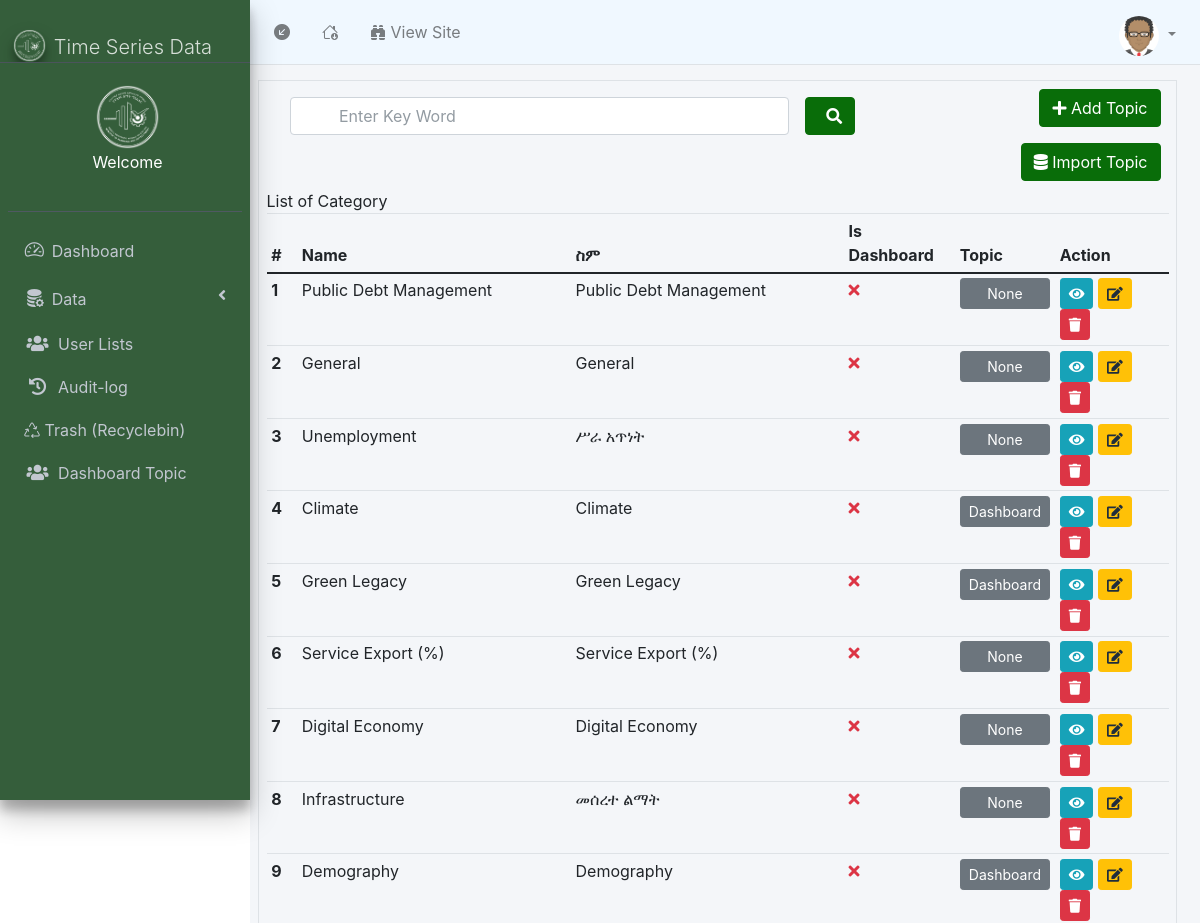
The app's page /user-admin/categories/ (upper part), older data.
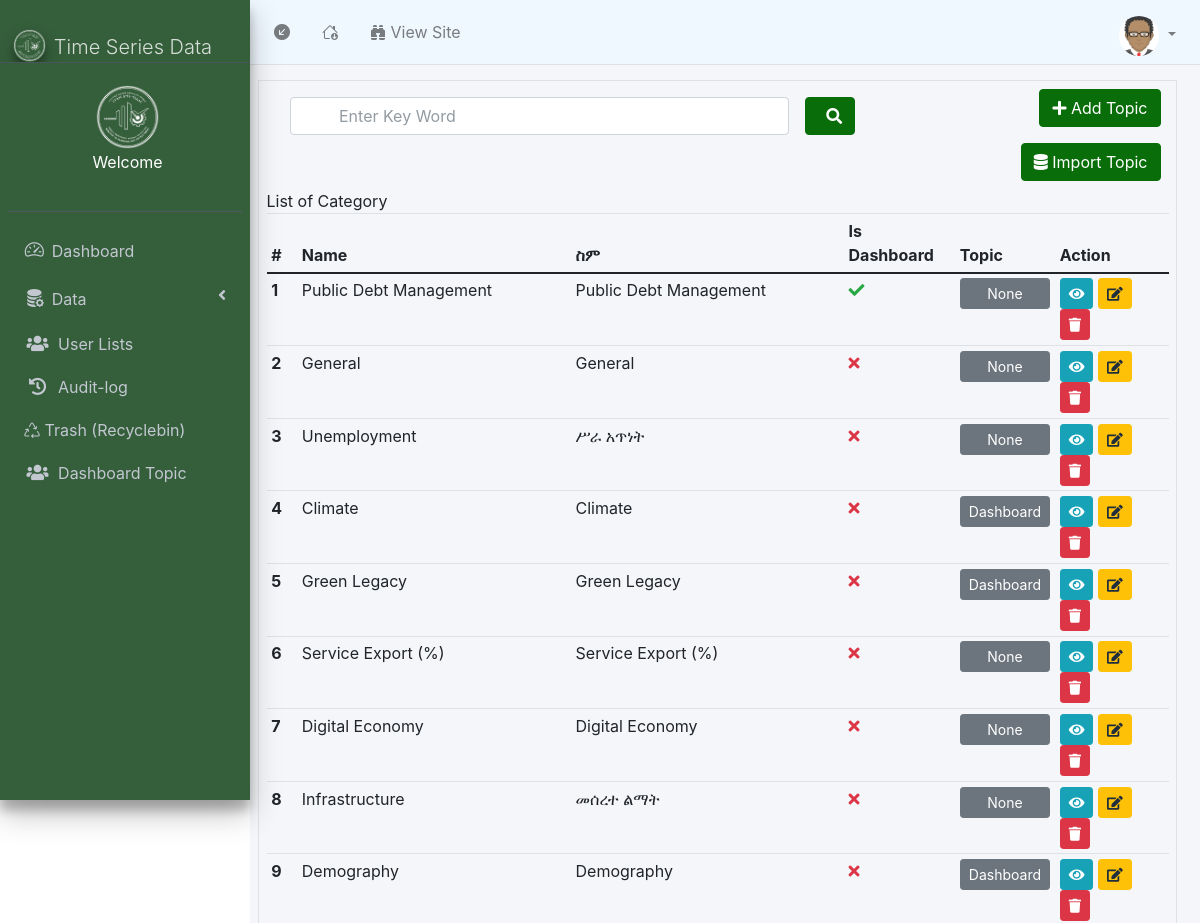
The same page, newer data.
### Base/models.py (models this page shows, shortened)
class Category(models.Model):
    name_ENG = models.CharField(max_length=300, unique = True)
    name_AMH = models.CharField(max_length=300, unique = True)
    is_dashboard_visible = models.BooleanField(default = False)
    topic = models.ForeignKey(Topic, null=True, blank=True, on_delete=models.SET_NULL)
    created_at = models.DateTimeField(auto_now_add=True, null=True)
    is_deleted = models.BooleanField(default=False)

### UserAdmin/views.py (the view, shortened to what this page needs)
# urls.py: path('categories/', categories, name='categories'),
def categories(request):
    category = Category.objects.all()
    form = CategoryForm(request.POST or None)
    count = 20
    if 'q' in request.GET:
        q = request.GET['q']
        category = Category.objects.filter( Q(name_ENG__contains=q) | Q(name_AMH__contains=q) | Q(topic__title_ENG__contains=q))
    paginator = Paginator(category, 20)
    page_number = request.GET.get('page')
    try:
        page = paginator.get_page(page_number)
        try: count = (20 * (int(page_number) if page_number  else 1) ) - 20
        except: count = (20 * (int(1) if page_number  else 1) ) - 20
    except PageNotAnInteger:
        page = paginator.page(1)
        count = (20 * (int(1) if page_number  else 1) ) - 20
    except EmptyPage:
        page = paginator.page(paginator.num_pages)
        count = (20 * (int(paginator.num_pages) if page_number  else 1) ) - 20
    context = {
            'categories': page,
            'count' : count,
            'form': form
     }
    return render(request, 'user-admin/category.html', context)

### UserAdmin/forms.py
class CategoryForm(forms.ModelForm):
    class Meta:
        model = Category
        fields = ['name_ENG', 'name_AMH', 'topic', 'is_dashboard_visible']
        widgets = {
            'name_ENG': forms.TextInput(attrs={'class': 'form-control'}),
            'name_AMH': forms.TextInput(attrs={'class': 'form-control'}),
            'topic': forms.Select(attrs={'class': 'form-select'}),
            'is_dashboard_visible': forms.CheckboxInput(attrs={'class': 'form-check-input ml-3'}),
        }

### Base/models.py (called while the page is built)
    def __str__(self):
        return self.title_ENG

### templates/user-admin/category.html (shortened to what this page needs)
{% load static %}
<!DOCTYPE html>
<html lang="en">
  <head>
    {% include 'user-admin/include/head.html' %}
  </head>
  <body class="hold-transition sidebar-mini layout-fixed">
    {% include 'user-admin/include/navbar.html'%}
    <div>{% include 'user-admin/include/sidebar.html' %}</div>
    <div class="content-wrapper">
      <div class="content-header">
        <div class="container-fluid justify-content-center row">
          <div class="col-12 border ">
            <div class="row align-middle">
              <div class="col-lg-8">
                  <form>
                      <div class="col-12 d-flex align-items-center">
                          <input type="text" name="q" class="form-control ps-5 pe-5 m-3 d-block" placeholder="Enter Key Word">
                          <button class="btn btn-primary"> <i class="fas fa-search ms-2"></i></button>
                      </div>
                  </form>
              </div>
              <div class="col flot-right">
                  <button
                  class="btn btn-primary float-end m-2"
                  data-bs-toggle="modal"
                  data-bs-target="#addEditCategory">
                  <i class="fas fa-plus"></i> Add Topic
                </button>
                  <button class="btn btn-primary float-end m-2"
                  data-bs-whatever="@mdo"><i class="fas fa-database"></i> Import Topic</button>
              </div>
            </div>
              <caption class="text-muted">List of Category</caption>
            <div class="table-responsive">
              <table class="table  table-sm  table-hover caption-top">
                <thead>
                  <tr>
                    <th scope="col">#</th>
                    <th scope="col">Name</th>
                    <th scope="col">ስም</th>
                    <th scope="col">Is Dashboard</th>
                    <th scope="col">Topic</th>
                    <th scope="col">Action</th>
                  </tr>
                </thead>
                <tbody>
                  {% for category in categories %}
                  <tr>
                    <th scope="row">{{forloop.counter}}</th>
                    <td>{{category.name_ENG}}</td>
                    <td>{{category.name_AMH}}</td>
                    <td>
                      {% if category.is_dashboard_visible %}
                      <i class="fa fa-check text-success"></i>
                      {% else %}
                      <i class="fa fa-times text-danger"></i>
                      {% endif %}
                    </td>
                    <td>
                      <button class="btn btn-block btn-sm btn-secondary">{{category.topic}}</button>
                    </td>
                    <td>
                      <button class="btn btn-sm btn-info"> <i class="fa fa-eye"></i> </button>
                      <button
                      class="btn-edit btn btn-sm btn-warning"
                      data-bs-toggle="modal"
                      data-bs-target="#addEditCategory"
                      data-id="{{category.id}}"
                      data-name_ENG="{{category.name_ENG}}"
                      data-name_AMH="{{category.name_AMH}}"
                      data-topic="{{category.topic.id}}"
                      data-is_dashboard="{{category.is_dashboard_visible}}"
                      > <i class="fa fa-edit"></i> </button>
                      <button class="btn btn-sm btn-danger"> <i class="fa fa-trash"></i> </button>
                    </td>
                  </tr>
                  {% endfor %}
                </tbody>
              </table>
            </div>
          </div>
        </div>
      </div>
    </div>
    <div>{% include 'user-admin/include/footer_js.html'%}</div>
  </body>
</html>

Row changes from the older to the newer data that the page shows:
changed Category "Public Debt Management": is_dashboard_visible False → True (drawn)
